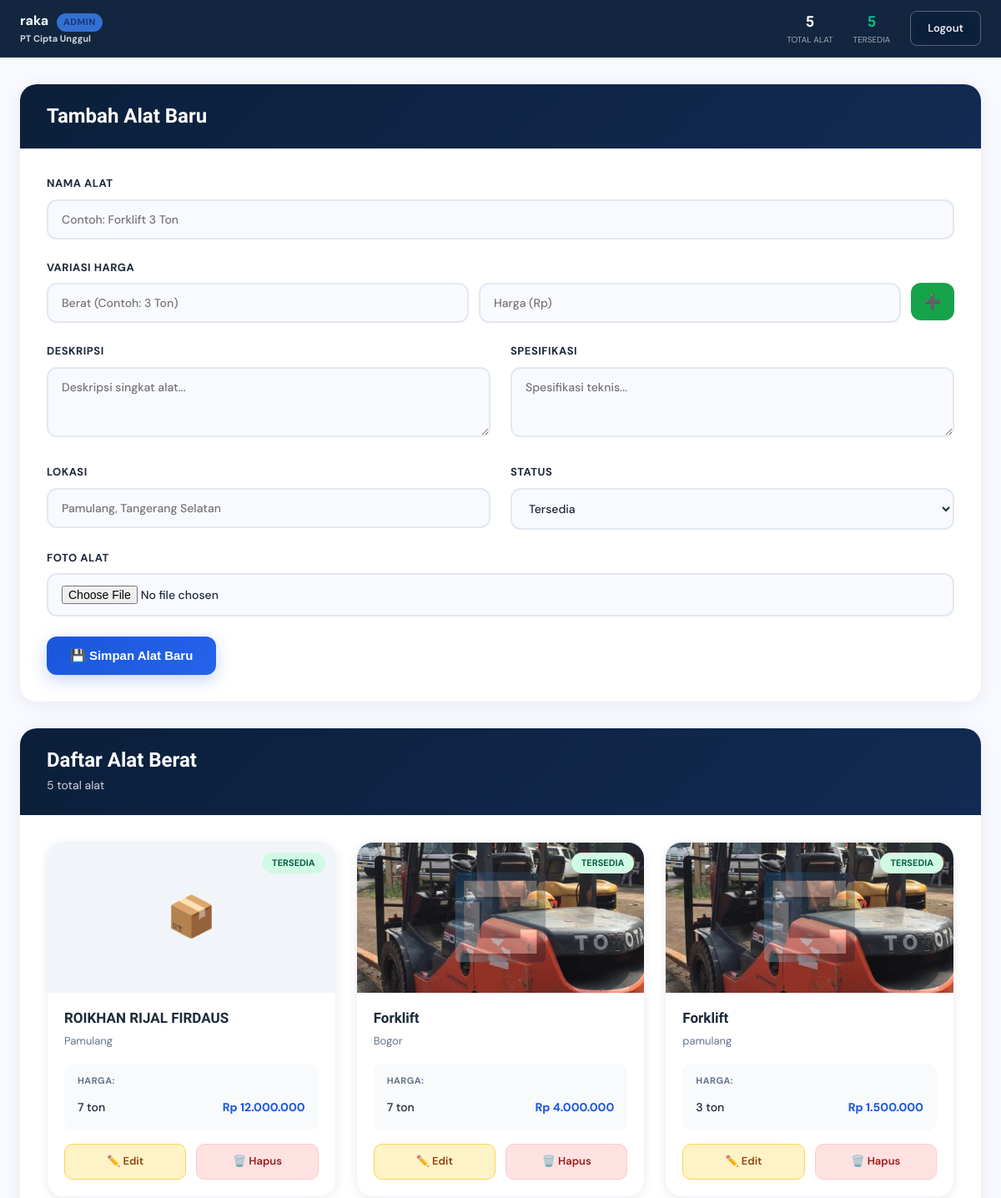
Page /admin/admin.php (signed in, upper part) on the earlier database version.
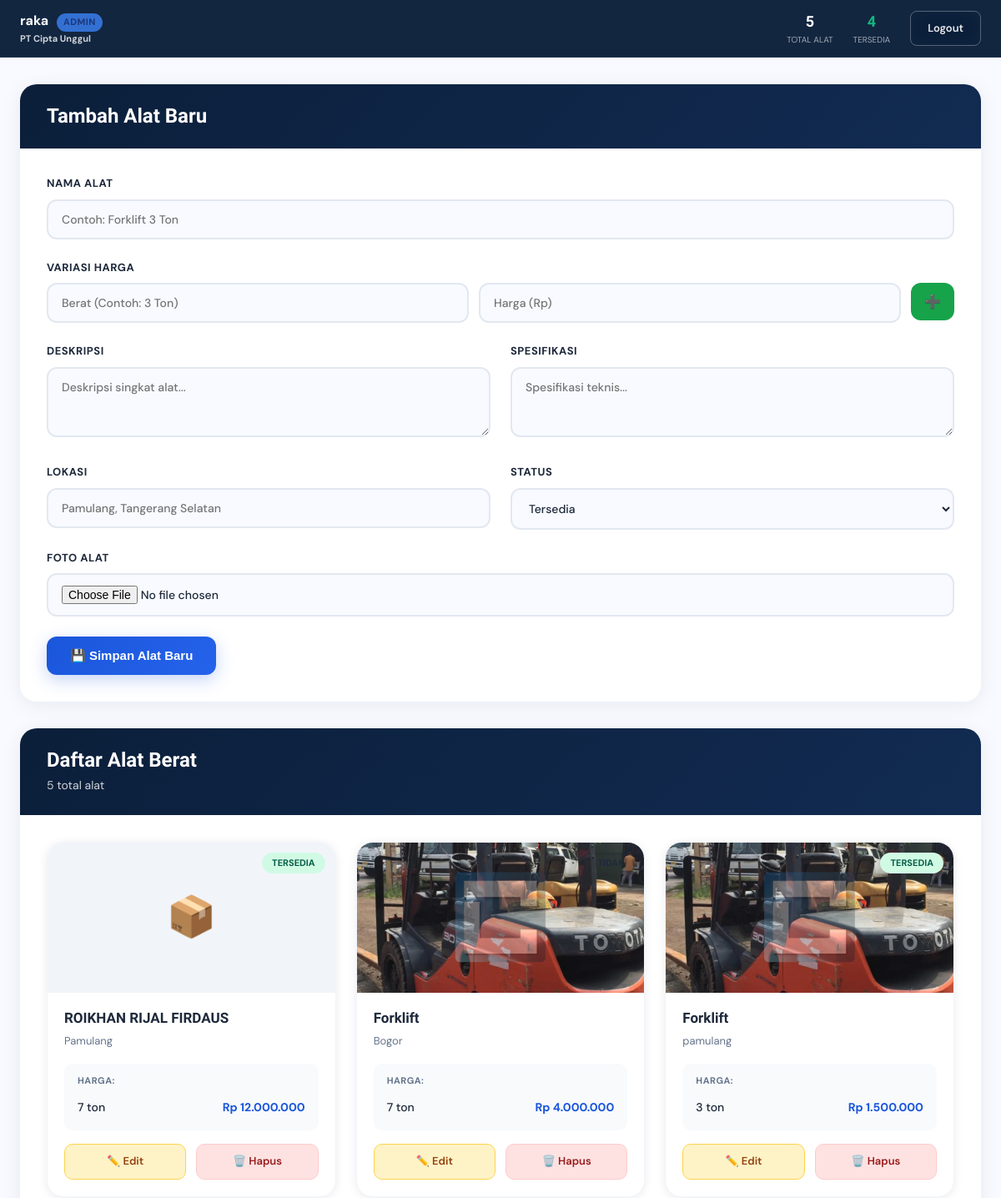
Same page on the later database version.
### tables this page shows
CREATE TABLE `alat_berat` (
  `id` int NOT NULL AUTO_INCREMENT,
  `nama` varchar(100) DEFAULT NULL,
  `harga` int DEFAULT NULL,
  `deskripsi` text,
  `gambar` varchar(255) DEFAULT NULL,
  `status` varchar(20) DEFAULT NULL,
  `spesifikasi` text,
  `lokasi` varchar(100) DEFAULT NULL,
  PRIMARY KEY (`id`),
  FULLTEXT KEY `nama` (`nama`,`deskripsi`)
);

CREATE TABLE `harga_alat` (
  `id` int NOT NULL AUTO_INCREMENT,
  `alat_id` int DEFAULT NULL,
  `berat` varchar(50) DEFAULT NULL,
  `harga` int DEFAULT NULL,
  `jam` int DEFAULT '7',
  `keterangan` varchar(255) DEFAULT '6 Jam Kerja 1 Jam Istirahat',
  PRIMARY KEY (`id`),
  KEY `alat_id` (`alat_id`),
  CONSTRAINT `harga_alat_ibfk_1` FOREIGN KEY (`alat_id`) REFERENCES `alat_berat` (`id`) ON DELETE CASCADE
);

### config/auth.php (called while the page is built, shortened)
<?php
class Auth
{
    public function isLoggedIn(): bool
    {
        return !empty($_SESSION['admin_id']);
    }
    public function getUser(): array
    {
        return [
            'id'       => $_SESSION['admin_id'],
            'username' => $_SESSION['admin_username'],
            'nama'     => $_SESSION['admin_nama'],
            'role'     => $_SESSION['admin_role'],
        ];
    }
}

### admin/admin.php (the view, shortened to what this page needs)
<?php
include_once __DIR__ . '/../config/koneksi.php';
include_once __DIR__ . '/../config/auth.php';
$auth = new Auth($conn);
$auth->requireLogin();
$user = $auth->getUser();
$data = mysqli_query($conn, "
    SELECT ab.*, COUNT(ha.id) as total_variasi
    FROM alat_berat ab
    LEFT JOIN harga_alat ha ON ab.id = ha.alat_id
    GROUP BY ab.id
    ORDER BY ab.id DESC
");
$total_alat = mysqli_num_rows($data);
$res_tersedia = mysqli_fetch_assoc(mysqli_query($conn, "
    SELECT COUNT(*) as count
    FROM alat_berat
    WHERE status='tersedia'
"));
$total_tersedia = $res_tersedia['count'];
?>
<!DOCTYPE html>
<html lang="id">
<head>
</head>
<body>
<nav class="nav">
  <div class="nav-inner">
    <div class="nav-left">
      <a href="admin.php" class="nav-brand">
        <div class="nav-brand-text">
          <strong>
            <?= htmlspecialchars($user['username']); ?>
            <span class="role-badge <?= $user['role']; ?>">
              <?= $user['role'] === 'superadmin' ? 'Superadmin' : 'Admin'; ?>
            </span>
          </strong>
          <span>PT Cipta Unggul</span>
        </div>
      </a>
    </div>
    <div class="nav-right">
      <div class="nav-stats">
        <div class="stats-item">
          <span class="stats-number"><?= $total_alat; ?></span>
          <span>Total Alat</span>
        </div>
        <div class="stats-item">
          <span class="stats-number" style="color:#10B981;"><?= $total_tersedia; ?></span>
          <span>Tersedia</span>
        </div>
      </div>
      <a href="?logout=1"
         style="color:rgba(255,255,255,0.9);padding:10px 20px;border-radius:8px;border:1px solid rgba(255,255,255,0.3);text-decoration:none;font-weight:600;font-size:13px;backdrop-filter:blur(10px);transition:all .2s;"
         onclick="return confirm('Yakin logout, <?= htmlspecialchars($user['nama']); ?>?')">
         Logout
      </a>
    </div>
  </div>
</nav>
<div class="main-content">
  <div class="form-card">
    <div class="form-header">
      <h2 style="font-size:24px;font-weight:800;margin:0;">Tambah Alat Baru</h2>
    </div>
    <div class="form-body">
      <form method="POST" enctype="multipart/form-data">
        <div class="form-group">
          <label class="form-label">Nama Alat</label>
          <input type="text" name="nama" placeholder="Contoh: Forklift 3 Ton" class="form-input" required>
        </div>
        <div class="form-group">
          <label class="form-label">Variasi Harga</label>
          <div class="variasi-group" id="variasiContainer">
            <div class="variasi-row">
              <input type="text" name="berat[]" placeholder="Berat (Contoh: 3 Ton)" class="form-input" required>
              <input type="number" name="harga_variasi[]" placeholder="Harga (Rp)" class="form-input" required>
              <button type="button" class="btn-add-variasi" onclick="addVariasi()">➕</button>
            </div>
          </div>
        </div>
        <div style="display:grid;grid-template-columns:1fr 1fr;gap:1.5rem;">
          <div class="form-group">
            <label class="form-label">Deskripsi</label>
            <textarea name="deskripsi" class="form-textarea" placeholder="Deskripsi singkat alat..." rows="3"></textarea>
          </div>
          <div class="form-group">
            <label class="form-label">Spesifikasi</label>
            <textarea name="spesifikasi" class="form-textarea" placeholder="Spesifikasi teknis..." rows="3"></textarea>
          </div>
        </div>
        <div style="display:grid;grid-template-columns:1fr 1fr;gap:1.5rem;">
          <div class="form-group">
            <label class="form-label">Lokasi</label>
            <input type="text" name="lokasi" class="form-input" placeholder="Pamulang, Tangerang Selatan" required>
          </div>
          <div class="form-group">
            <label class="form-label">Status</label>
            <select name="status" class="form-select">
              <option value="tersedia">Tersedia</option>
            </select>
          </div>
        </div>
        <div class="form-group">
          <label class="form-label">Foto Alat</label>
          <input type="file" name="gambar" class="form-input" accept="image/*" required>
        </div>
        <button type="submit" name="submit" class="btn-primary">💾 Simpan Alat Baru</button>
      </form>
    </div>
  </div>
  <div class="table-card">
    <div class="table-header">
      <h2 style="font-size:24px;font-weight:800;margin:0;">Daftar Alat Berat</h2>
      <p style="font-size:14px;opacity:0.8;margin-top:4px;"><?= $total_alat; ?> total alat</p>
    </div>
    <div class="alat-list">
      <?php if(mysqli_num_rows($data) > 0): ?>
        <?php while($row = mysqli_fetch_assoc($data)) : ?>
          <?php
            $alat_id = (int)$row['id'];
            $variasi = mysqli_query($conn, "SELECT * FROM harga_alat WHERE alat_id = $alat_id");
          ?>
          <div class="alat-card">
            <div class="alat-card-image">
              <?php if(!empty($row['gambar']) && file_exists("../uploads/" . $row['gambar'])): ?>
                <img src="../uploads/<?= htmlspecialchars($row['gambar']); ?>" alt="<?= htmlspecialchars($row['nama']); ?>">
              <?php else: ?>
                <div class="no-image">📦</div>
              <?php endif; ?>
              <span class="status-badge status-<?= htmlspecialchars($row['status']); ?>">
                <?= $row['status'] == 'tersedia' ? 'Tersedia' : 'Tidak'; ?>
              </span>
            </div>
            <div class="alat-card-content">
              <h3 class="alat-title"><?= htmlspecialchars($row['nama']); ?></h3>
              <p class="alat-lokasi"><?= htmlspecialchars($row['lokasi']); ?></p>
              <div class="alat-prices">
                <span class="price-header">Harga:</span>
                <?php while($v = mysqli_fetch_assoc($variasi)) : ?>
                  <div class="price-item">
                    <span class="price-berat"><?= htmlspecialchars($v['berat']); ?></span>
                    <span class="price-angka">Rp <?= number_format($v['harga'], 0, ',', '.'); ?></span>
                  </div>
                <?php endwhile; ?>
              </div>
              <div class="alat-actions">
                <a href="edit.php?id=<?= $row['id']; ?>" class="btn-edit">✏️ Edit</a>
                <a href="?hapus=<?= $row['id']; ?>"
                   onclick="return confirm('Yakin hapus alat ini?')"
                   class="btn-delete">🗑️ Hapus</a>
              </div>
            </div>
          </div>
        <?php endwhile; ?>
      <?php endif; ?>
    </div>
  </div>
</div>
</body>
</html>

Differences in the rows shown:
changed alat_berat "Bogor": status "TERSEDIA" → "TIDAK"
Other differences:
$total_tersedia: "5" → "4"
